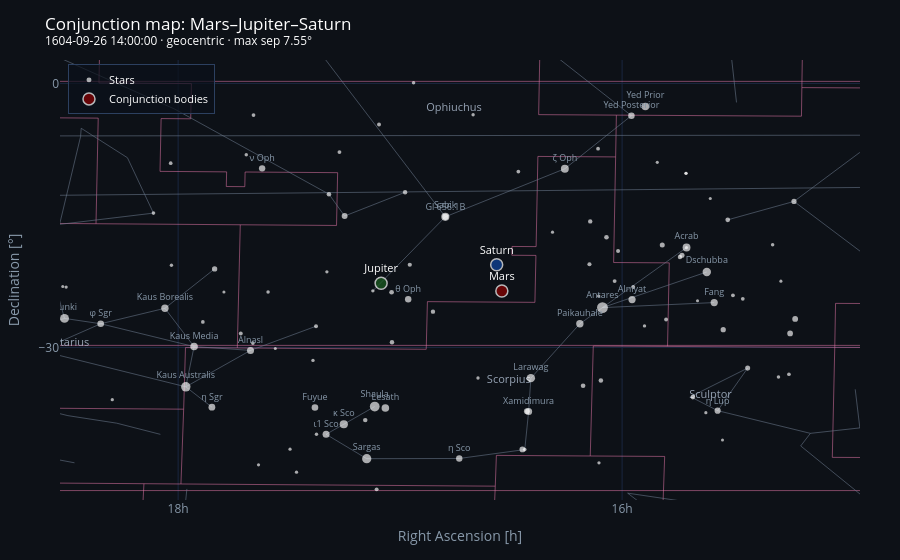

Here is the notebook cell this chart was saved with:
### Markdown cell above
### Kepler's Fire Triangle (autumn 1604)

Mars, Jupiter, and Saturn formed a wide historic grouping. Here we relax the threshold to **10°** and search geocentrically through autumn 1604.

### Code cell
fire_triangle = montu.ConjunctionExplorer(
    bodies=[montu.Planet('Mars'), montu.Planet('Jupiter'), montu.Planet('Saturn')],
    maxseparation=10,
)
fire_hits = fire_triangle.search(
    start=montu.Time('1604-08-01', calendar='mixed'),
    end=montu.Time('1604-12-31', calendar='mixed'),
    observer='geocentric',
)
for hit in fire_hits:
    print(hit.mtime.readable.datespice, f"sep={hit.separation:.2f}°")

fire_hits[0].plot_map()

### Figure 1 — Plotly figure (JSON) as saved in the notebook; plotly's stock layout.template omitted (floating-point values rounded to 4 significant figures; data arrays with more than 128 entries replaced by an {"elided": "..."} marker saying what was removed)
{"data": [{"hoverinfo": "skip", "line": {"color": "rgba(230, 120, 170, 0.65)", "width": 0.8}, "mode": "lines", "name": "boundaries", "showlegend": false, "type": "scatter", "x": {"elided": "8054 float values"}, "y": {"elided": "8054 float values"}}, {"hoverinfo": "skip", "line": {"color": "rgba(110, 125, 145, 0.55)", "width": 1}, "mode": "lines", "name": "asterisms", "showlegend": false, "type": "scatter", "x": {"elided": "2048 float values"}, "y": {"elided": "2048 float values"}}, {"hoverinfo": "skip", "mode": "text", "name": "constellation labels", "showlegend": false, "text": ["Sculptor", "Ophiuchus", "Sagittarius", "Scorpius"], "textfont": {"color": "rgba(180, 195, 215, 0.82)", "size": 11}, "type": "scatter", "x": [234.0, 251.4, 277.8, 247.7], "y": [-35.39, -2.873, -29.52, -33.78]}, {"customdata": {"elided": "109x2 mixed values"}, "hovertemplate": "<b>%{customdata[1]}</b><br>RA: %{x:.2f}°<br>Dec: %{y:.2f}°<br>V mag: %{customdata[0]:.2f}<extra></extra>", "marker": {"color": "white", "line": {"width": 0}, "opacity": 0.65, "size": [10.88, 9.76, 9.42, 9.28, 8.9, 8.42, 8.42, 8.22, 8.14, 7.92, 7.88, 7.6, 7.56, 7.54, 7.36, 7.36, 7.22, 7.2, 7.04, 7.02, 7.0, 6.8, 6.66, 6.62, 6.54, 6.46, 6.36, 6.36, 6.2, 6.16, 5.92, 5.88, 5.8, 5.76, 5.68, 5.32, 5.26, 5.18, 5.14, 5.06, 5.0, 4.74, 4.68, 4.64, 4.56, 4.56, 4.52, 4.52, 4.48, 4.44, 4.42, 4.38, 4.36, 4.34, 4.22, 4.1, 4.04, 3.94, 3.94, 3.9, 3.9, 3.88, 3.86, 3.84, 3.84, 3.82, 3.76, 3.76, 3.74, 3.72, 3.68, 3.68, 3.68, 3.68, 3.66, 3.6, 3.56, 3.52, 3.5, 3.5, 3.46, 3.44, 3.44, 3.42, 3.42, 3.4, 3.38, 3.36, 3.34, 3.32, 3.3, 3.28, 3.28, 3.28, 3.28, 3.24, 3.2, 3.2, 3.18, 3.16, 3.14, 3.1, 3.08, 3.08, 3.06, 3.02, 3.0, 3.0, 3.0], "symbol": "circle"}, "mode": "markers+text", "name": "Stars", "showlegend": true, "text": ["Antares", "Shaula", "Kaus Australis", "Sargas", "Nunki", "Dschubba", "Larawag", "κ Sco", "Sabik", "ζ Oph", "Acrab", "Lesath", "Kaus Media", "Yed Prior", "Paikauhale", "Kaus Borealis", "Fang", "Alniyat", "Alnasl", "ι1 Sco", "Xamidimura", "η Sgr", "φ Sgr", "Fuyue", "Yed Posterior", "θ Oph", "η Sco", "ν Oph", "Gl 656.1B", "η Lup", "", "", "", "", "", "", "", "", "", "", "", "", "", "", "", "", "", "", "", "", "", "", "", "", "", "", "", "", "", "", "", "", "", "", "", "", "", "", "", "", "", "", "", "", "", "", "", "", "", "", "", "", "", "", "", "", "", "", "", "", "", "", "", "", "", "", "", "", "", "", "", "", "", "", "", "", "", "", ""], "textfont": {"color": "#8899aa", "size": 9}, "textposition": "top center", "type": "scatter", "x": [241.3, 256.7, 269.5, 257.3, 277.7, 234.3, 246.2, 258.8, 251.9, 243.9, 235.6, 256.0, 268.9, 238.4, 242.9, 270.9, 233.8, 239.3, 265.1, 260.0, 246.3, 267.7, 275.2, 260.8, 239.4, 254.5, 251.0, 264.3, 251.9, 233.5, 258.7, 246.4, 228.3, 246.7, 228.6, 267.5, 233.2, 228.4, 236.0, 231.5, 237.3, 232.9, 255.6, 242.6, 235.2, 241.1, 241.4, 259.8, 257.4, 255.5, 242.2, 236.1, 254.7, 252.8, 254.3, 242.2, 240.3, 256.4, 260.7, 239.2, 265.8, 256.6, 240.5, 237.0, 259.1, 232.5, 241.6, 264.9, 231.8, 247.0, 228.7, 264.9, 268.3, 270.5, 271.7, 246.6, 254.1, 263.9, 229.8, 229.4, 265.4, 256.8, 260.7, 241.6, 260.9, 238.5, 270.5, 250.1, 249.7, 235.7, 262.0, 241.6, 259.9, 274.4, 277.6, 262.4, 234.3, 235.7, 244.7, 264.6, 237.6, 234.0, 234.9, 266.9, 229.3, 233.2, 235.7, 263.4, 277.8], "y": [-25.48, -36.72, -34.48, -42.65, -26.7, -21.42, -33.49, -38.73, -15.16, -9.695, -18.65, -36.89, -29.91, -2.611, -27.31, -25.55, -24.9, -24.57, -30.34, -39.87, -37.28, -36.78, -27.31, -36.82, -3.662, -24.52, -42.62, -9.647, -15.16, -37.19, -15.07, -37.25, -26.76, -41.59, -28.41, -21.08, -27.99, -13.41, -19.53, -32.35, -18.36, -15.5, -23.73, -34.36, -35.65, -17.49, -33.76, -12.59, -38.26, -29.42, -15.68, -19.73, -12.37, -25.94, -20.61, -20.54, -19.04, -4.663, -27.59, -23.14, -28.41, -46.13, -22.46, -26.82, -7.802, -24.08, -7.415, -3.589, -24.48, -10.01, -33.05, -29.51, -27.1, -9.063, -14.74, -41.61, 0.0712, -23.69, -18.33, -33.37, -8.102, -23.57, -39.86, -24.17, -31.48, -27.55, -20.67, -3.558, -33.48, -10.22, -44.17, -43.12, -21.41, -35.94, -23.15, -41.56, -37.42, -18.65, -16.9, -43.34, -8.971, -13.07, -24.69, -23.69, -22.47, -40.53, -10.22, -30.12, -23.08]}, {"hovertemplate": "<b>%{text}</b><br>RA: %{x:.2f}°<br>Dec: %{y:.2f}°<extra></extra>", "marker": {"color": ["#8E0000", "#1B5E20", "#0D47A1"], "line": {"color": "white", "width": 1.5}, "size": [12, 12, 12], "symbol": "circle"}, "mode": "markers+text", "name": "Conjunction bodies", "text": ["Mars", "Jupiter", "Saturn"], "textfont": {"color": "white", "size": 11}, "textposition": "top center", "type": "scatter", "x": [248.1, 256.3, 248.5], "y": [-23.58, -22.7, -20.61]}], "layout": {"autosize": true, "font": {"color": "white"}, "height": 560, "legend": {"bgcolor": "rgba(10,16,26,0.7)", "bordercolor": "#2c4060", "borderwidth": 1, "font": {"size": 11}, "x": 0.01, "xanchor": "left", "y": 0.99, "yanchor": "top"}, "margin": {"b": 60, "l": 60, "r": 40, "t": 60}, "paper_bgcolor": "#0d1117", "plot_bgcolor": "#0d1117", "title": {"text": "Conjunction map: Mars–Jupiter–Saturn<br><sup>1604-09-26 14:00:00 · geocentric · max sep 7.55°</sup>"}, "xaxis": {"autorange": false, "color": "#8899aa", "gridcolor": "#1a2740", "range": [278.0, 223.9], "showgrid": true, "ticktext": ["0h", "2h", "4h", "6h", "8h", "10h", "12h", "14h", "16h", "18h", "20h", "22h", "24h"], "tickvals": [0, 30, 60, 90, 120, 150, 180, 210, 240, 270, 300, 330, 360], "title": {"text": "Right Ascension [h]"}, "zeroline": false}, "yaxis": {"autorange": false, "color": "#8899aa", "gridcolor": "#1a2740", "range": [-47.34, 2.662], "showgrid": true, "tickvals": [-90, -60, -30, 0, 30, 60, 90], "title": {"text": "Declination [°]"}, "zeroline": false}}}
